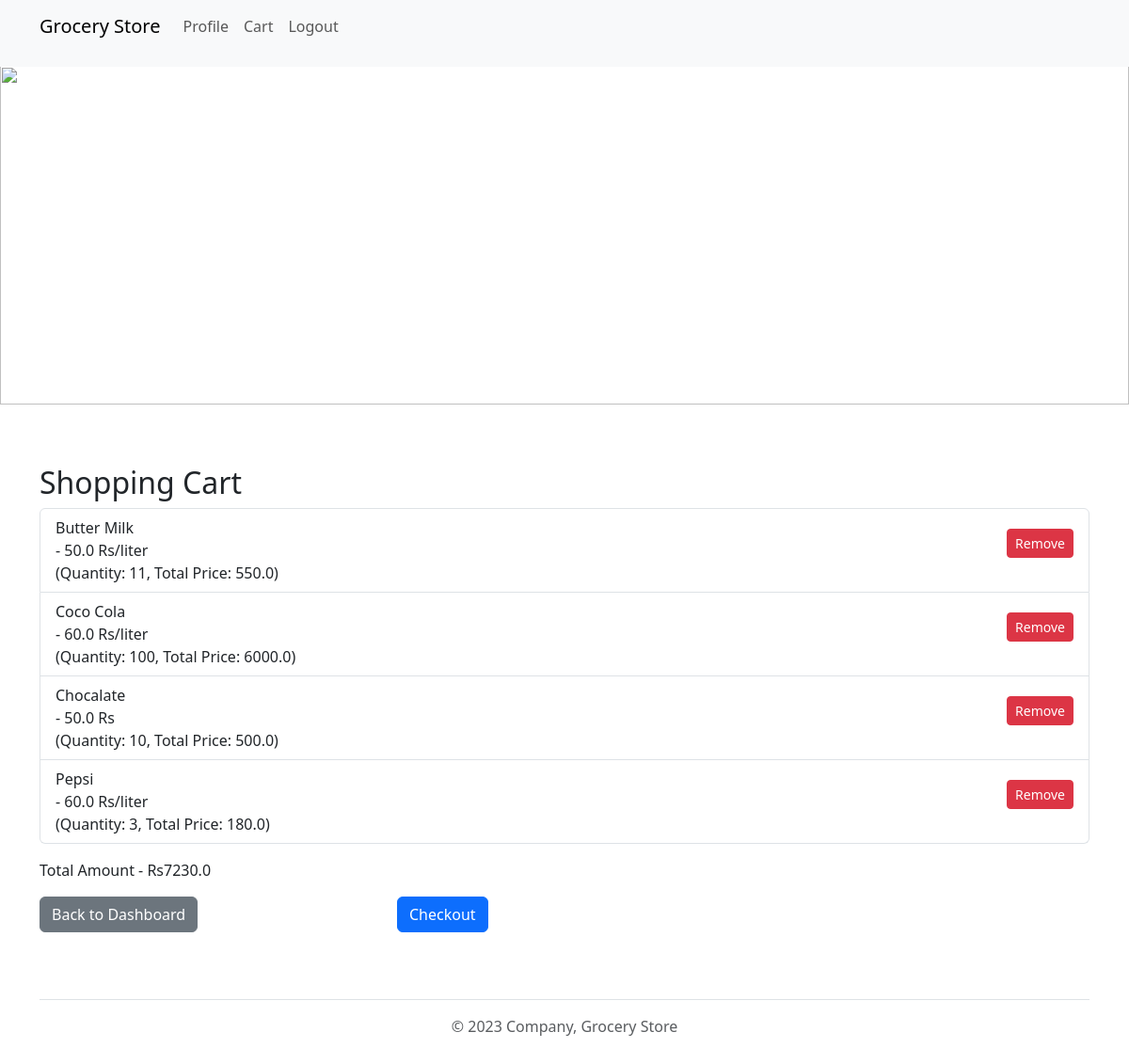
The page /view_cart (signed in) on the database as committed earlier.
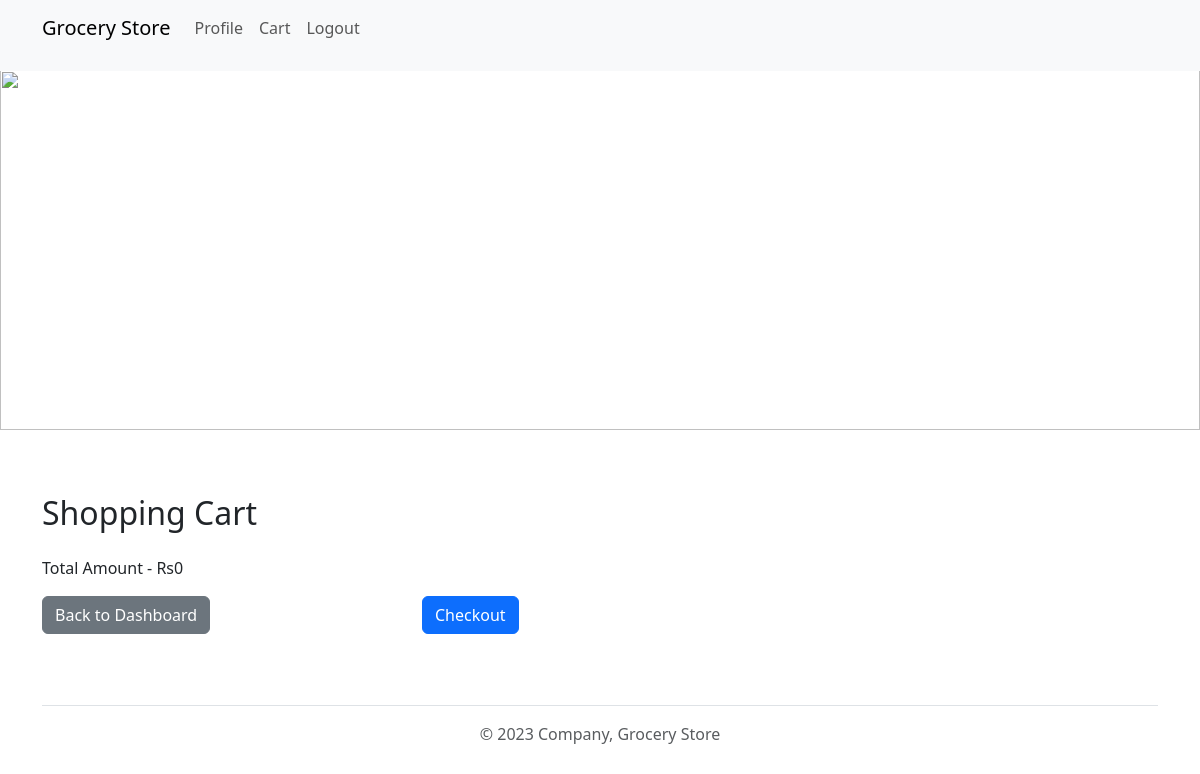
The same page on the database as committed later.
### application/models.py (models this page shows)
class CartItem(db.Model):
    __tablename__ = "cartitems"
    cart_id = db.Column(db.Integer, primary_key=True, autoincrement=True)
    user_id = db.Column(db.Integer, db.ForeignKey('users.user_id', onupdate='CASCADE'), nullable=False)
    item_id = db.Column(db.Integer, db.ForeignKey('products.product_id', onupdate='CASCADE'), nullable=False)
    quantity = db.Column(db.Integer, nullable=False, default=1)
    item = db.relationship('Products', backref=db.backref('products', lazy=True))

class Products(db.Model):
    __tablename__ = "products"
    product_id = db.Column(db.Integer, primary_key=True, autoincrement=True)
    product_name = db.Column(db.String(200), nullable=False)
    manufacture_date = db.Column(db.Date)
    expiry_date = db.Column(db.Date)
    rate_per_unit = db.Column(db.Float, nullable=False)
    unit = db.Column(db.String(200), nullable=False, default='Rs')
    section_id = db.Column(db.Integer, db.ForeignKey('sections.section_id', onupdate='CASCADE'))
    section = db.relationship('Sections', backref=db.backref('products', lazy=True))
    quantity_available = db.Column(db.Integer, db.CheckConstraint('quantity_available >= 0', name='check_min_quantity') , nullable=False)

### application/controllers.py (the view)
@app.route("/view_cart")
@login_required
def view_cart():
    cart_items = CartItem.query.filter_by(user_id=current_user.user_id).all()
    total = 0
    for cart_item in cart_items:
        total += cart_item.item.rate_per_unit*cart_item.quantity
    return render_template('view_cart.html', cart_items=cart_items, total=total)

### application/controllers.py (called while the page is built)
@login_manager.user_loader
def load_user(user_id):
    return Users.query.get(int(user_id))

### templates/view_cart.html (shortened to what this page needs)
<!DOCTYPE html>
<html>
<head>
    <link href="https://cdn.jsdelivr.net/npm/bootstrap@5.3.0/dist/css/bootstrap.min.css" rel="stylesheet">
    <link rel="stylesheet" type="text/css" href="{{ url_for('static', filename='styles.css') }}">
</head>
<body>
    {% include 'header.html' %}
    {% include 'banner.html' %}
    <div class="container mt-5">
        <h2>Shopping Cart</h2>
        <ul class="list-group">
            {% for cart_item in cart_items %}
            <li class="list-group-item d-flex justify-content-between align-items-center">
                {{ cart_item.item.product_name }} <br>
                - {{ cart_item.item.rate_per_unit }} {{ cart_item.item.unit }} <br>(Quantity: {{ cart_item.quantity }}, Total Price: {{ cart_item.quantity * cart_item.item.rate_per_unit}})
                <a href="{{ url_for('delete_cart_item', cart_id=cart_item.cart_id) }}" class="btn btn-danger btn-sm">Remove</a>
            </li>
            {% endfor %}
        </ul>
        <p class="mt-3">Total Amount - Rs{{ total }}</p>
        <div class="row mt-3">
            <div class="col-md-4">
                <a href="{{ url_for('user_dashboard') }}" class="btn btn-secondary">Back to Dashboard</a>
            </div>
            <div class="col-md-4">
                <a href="{{ url_for('checkout') }}" class="btn btn-primary">Checkout</a>
            </div>
        </div>
    </div>
    {% include 'footer.html' %}
</body>
</html>

### templates/header.html (shortened to what this page needs)
<header class="navbar navbar-expand-lg navbar-light bg-light fixed-top">
    <div class="container">
        <a class="navbar-brand" href="{{ url_for('user_dashboard') }}">Grocery Store</a>
        <div class="collapse navbar-collapse" id="navbarNav">
            <ul class="navbar-nav ml-auto">
                <li class="nav-item active">
                    <a class="nav-link" href="{{ url_for('profile') }}">Profile</a>
                </li>
                <li class="nav-item">
                    <a class="nav-link" href="{{ url_for('view_cart') }}">Cart</a>
                </li>
                <li class="nav-item">
                    <a class="nav-link" href="{{ url_for('logout') }}">Logout</a>
                </li>
            </ul>
        </div>
    </div>
</header>

### templates/banner.html (shortened to what this page needs)
  <img src="/static/banner.jpg" id="banner" >

### templates/footer.html
<div class="container">
    <footer class="py-3 my-4">
      <p class="text-center text-body-secondary border-top pt-3 mt-3">&copy; 2023 Company, Grocery Store</p>
    </footer>
</div>

### static/styles.css (style rules this page uses)
body { padding-top: 70px; }
a { display: block; text-align: center; font-size: 18px; margin-bottom: 15px; text-decoration: none; color: #007bff; }

### templates/banner.html (style rules this page uses)
#banner { height: 360px; width: 100%; object-fit: cover; margin-bottom: 16px; }

Rows that differ between the two databases and show on the page:
removed CartItem: item.product_name "Butter Milk", item.rate_per_unit "50.0", item.unit "Rs/liter", quantity "11", cart_item.quantity*cart_item.item.rate_per_unit "550.0"
removed CartItem: item.product_name "Coco Cola", item.rate_per_unit "60.0", item.unit "Rs/liter", quantity "100", cart_item.quantity*cart_item.item.rate_per_unit "6000.0"
removed CartItem: item.product_name "Chocalate", item.rate_per_unit "50.0", item.unit "Rs", quantity "10", cart_item.quantity*cart_item.item.rate_per_unit "500.0"
removed CartItem: item.product_name "Pepsi", item.rate_per_unit "60.0", item.unit "Rs/liter", quantity "3", cart_item.quantity*cart_item.item.rate_per_unit "180.0"
Other text that changed with them:
{{ total }}: "7230.0" → "0"
